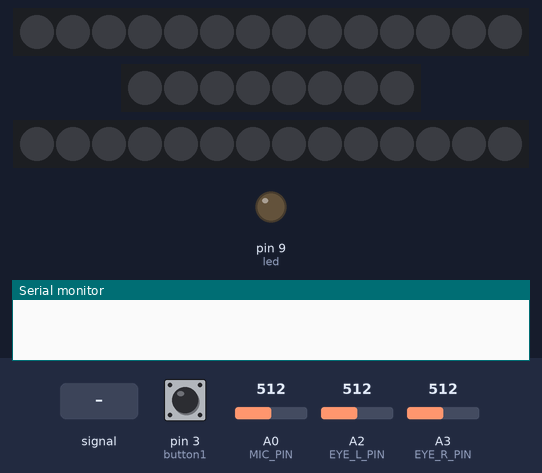
A sketch run on a simulated Arduino Uno, built with avr-gcc and run on an emulated ATmega328P. On the bench: 2 × 14 RGB LEDs in strip order, left to right, 8 RGB LEDs in strip order, left to right, output pins drawn as LEDs (lit = HIGH), the last lines printed to the serial monitor. Inputs (shaded band) come from the test bench; at power-on: pin 3 (button1) HIGH, A2 (EYE_L_PIN) = 512, A0 (MIC_PIN) = 512, A3 (EYE_R_PIN) = 512. Dim RGB values are drawn brighter than linear; random numbers use the default seed unless the sketch sets one.

Above: at 1.2 s.
1.3 s: pin 3 (button1) pulled LOW for 0.15 s
2.0 s: A0 (MIC_PIN) fed a 200 Hz sine of ±255 counts around its level
At 2.31 s:
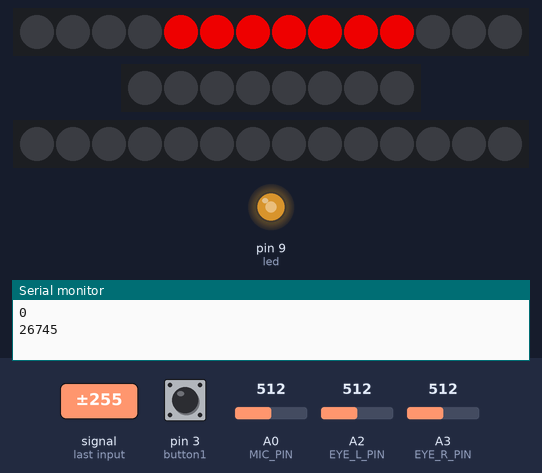
4.5 s: A2 (EYE_L_PIN) set to 553
7.5 s: A2 (EYE_L_PIN) set to 577
At 7.94 s:
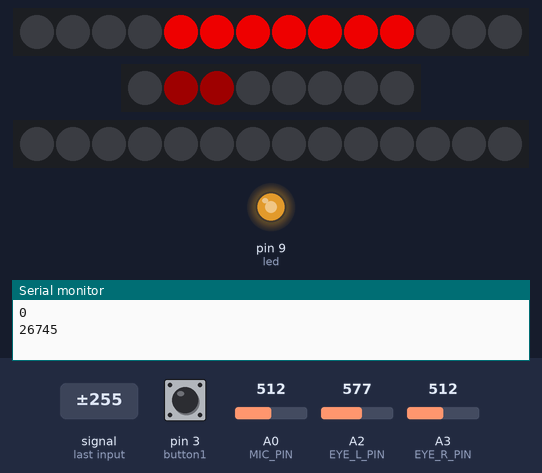
9.6 s: A0 (MIC_PIN) set to 716
At 10.88 s:
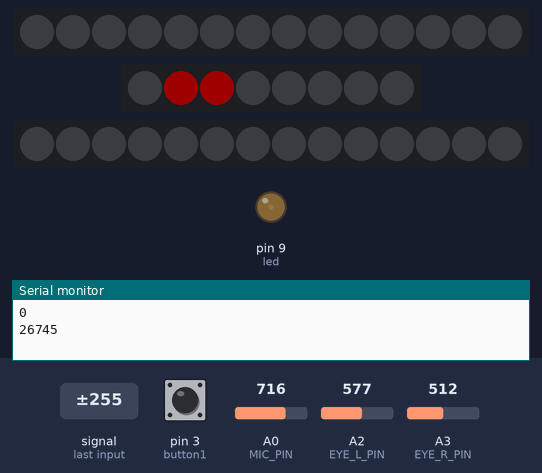
11.8 s: pin 3 (button1) pulled LOW for 0.15 s
At 12.41 s:
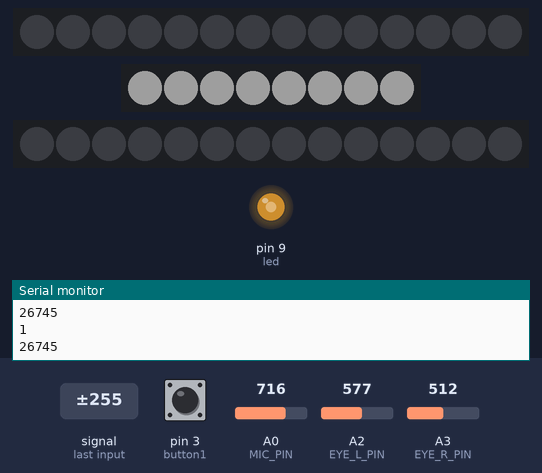
Timing chart, 0 to 13.5 s (numbered marks = the images above; inputs shaded):
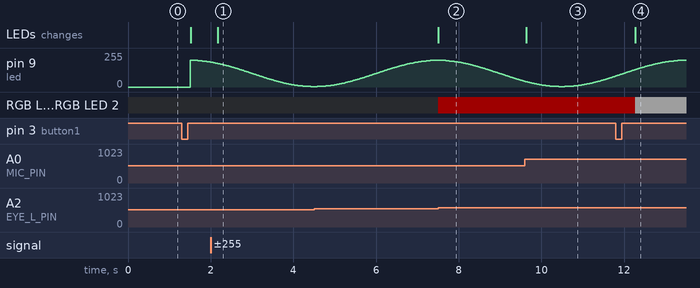

The sketch:

Dafthelm_final.ino
```cpp
//librarys
#include <Adafruit_NeoPixel.h>
#include <FastLED.h>
#include <QTRSensors.h>
#include <OneButton.h>

//inputs
const int led = 9;
#define DATA_PIN_MOUTH   5
#define DATA_PIN_EYES   6

#define EYE_L_PIN A2
#define EYE_R_PIN A3
OneButton button1(3, true);
#define MIC_PIN A0

//LEDstrip
#define NUM_LEDS_EYES 8           // number of LEDs in eye-strip
#define NUM_LEDS_MOUTH 14         // number of LEDs in mouth-strip
#define LED_TYPE    WS2811
#define COLOR_ORDER GRB
CRGB ledsEyes[NUM_LEDS_EYES];
CRGB ledsMouth[NUM_LEDS_MOUTH];
int brightness = 30;
uint8_t gHue = 0;
Adafruit_NeoPixel strip = Adafruit_NeoPixel(NUM_LEDS_MOUTH, DATA_PIN_MOUTH, NEO_GRB + NEO_KHZ800);

//Button & Sensor
int btnCount = 3;   //20 for testing
QTRSensors qtr;
const uint8_t SensorCount = 2;
uint16_t sensorValues[SensorCount];

//VU Variables
#define SAMPLE_WINDOW   5  // Sample window for average level
#define PEAK_HANG 24 //Time of pause before peak dot falls
#define PEAK_FALL 4 //Rate of falling peak dot
#define INPUT_FLOOR 250 //Lower range of analogRead input
#define INPUT_CEILING 900 //Max range of analogRead input, the lower the value the more sensitive (1023 = max)
#define SAMPLES   60  // Length of buffer for dynamic level adjustment
byte peak = 16;      // Peak level of column; used for falling dots
unsigned int sample;

byte dotCount = 0;  //Frame counter for peak dot
byte dotHangCount = 0; //Frame counter for holding peak dot

//Eye-"Matrix"
///L/////R///
//0123//4567//
int eyeOpen[] = {1, 2, 5, 6};
int eyeToLeft[4] = {0, 1, 4, 5};
int eyeToRight[4] = {2, 3, 6, 7};
int eyeLeft[2] = {0, 4};
int eyeRight[2] = {3, 7};
int blinkLeft[2] = {6, 5};
int blinkRight[2] = {1, 2};
int eyeMotion[7][4] =
{{0, 4, 4, 4}, {0, 1, 4, 5}, {1, 2, 5, 6}, {2, 3, 6, 7}, {3, 7, 7, 7}};

int sensorL, initL;
int sensorR, initR;
int span = 0;
int mappedSpan;


///////////////////setup///////////////////////////////////////
void setup() {

  Serial.begin(9600);
  pinMode (led, OUTPUT);

  //LEDs
  FastLED.addLeds<NEOPIXEL, DATA_PIN_EYES>(ledsEyes, 0, NUM_LEDS_EYES);
  FastLED.addLeds<NEOPIXEL, DATA_PIN_MOUTH>(ledsMouth, 0, NUM_LEDS_MOUTH);
  FastLED.setBrightness(brightness);
  strip.begin();
  strip.show(); // all pixels to 'off'

  //eye-sensor
  qtr.setTypeAnalog();
  qtr.setSensorPins((const uint8_t[]) {
    EYE_L_PIN, EYE_R_PIN
  }, SensorCount);
  initL = sensorValues[0];
  initR = sensorValues[1];

  //button init
  button1.attachClick(click1);
  button1.attachDuringLongPress(longPress1);
}


////////////////////loop//////////////////////////////////////
void loop() {
  button1.tick();
  switch (btnCount) {
    case 0:
      vu();
      earFade();
      eyeLed();
      FastLED.show();
      FastLED.clear();
      break;

    case 1:
            earFade();
flashlight();

      FastLED.show();
      FastLED.clear();
      break;

    case 2:
            earFade();
//      juggle();
      kitt();
      FastLED.show();
      break;


    //for tests
    case 20:
      Serial.println(span);
      delay(40);
      //      Serial.print("left Eye: ");
      //      Serial.print(sensorL);
      //      Serial.print("  ");
      //      Serial.print("right Eye: ");
      //      Serial.print(sensorR);
      //      Serial.print("MIC out: ");
      //      Serial.print(peakToPeak);
      //      Serial.println("  ");
      break;
  }
}
```

_functions.ino
```cpp
/////////////////////////////////////////////// button functions ////////////////////
void click1() {
  btnCount++;
  if (btnCount >= 3) {
    btnCount = 0;
  }
  Serial.println(btnCount);
  Serial.println('why');
}


void longPress1() {
//    Serial.print("left: ");
//    Serial.print(sensorL );
//    Serial.print("  ");
//    Serial.print("right: ");
//    Serial.print(sensorR);
//    Serial.print("  ");
  rainbowWithGlitter();
  FastLED.show();
      FastLED.clear();

}


////////////////////////////////////////////////// ear LEDs ////////////////////////////
void earFade() {
  int fade = beatsin16( 10, 3, 200 );
  analogWrite(led, fade);

}

////////////////////////////////////////////////// eye effect///////////////////////
void eyeLed() {

  qtr.read(sensorValues);
  sensorR = sensorValues[0];
  sensorL = sensorValues[1];
  button1.tick();

  span = sensorR - sensorL;
  mappedSpan = constrain(map(span, -85, -5, 0, 4), 0, 4);

  unsigned long startMillis = millis();

  while (millis() - startMillis < SAMPLE_WINDOW) {
    if (span < -170) {
      initializeEye(blinkLeft, 2);
    }
    else if (span > 50) {
      initializeEye(blinkRight, 2);
    }
    else if (sensorR < 800 && sensorL < 800) {
      FastLED.clear();
    }
    else if (span > 15 && span < 35) {
      initializeEye(eyeOpen, 4);
    }
    else {
      initializeEye(eyeMotion[mappedSpan], 4);
    }
  }
}

void initializeEye(int arr[], int arrLength) {
  for (int i = 0; i < arrLength; i++) {
    ledsEyes[arr[i]] = CRGB::Red;
  }
}

void flashlight() {
  for (int i = 0; i < NUM_LEDS_EYES; i++) {
    ledsEyes[i] = CRGB::White;
  }
}

void juggle() {
  // eight colored dots, weaving in and out of sync with each other
  fadeToBlackBy( ledsEyes, NUM_LEDS_EYES, 20);
  byte dothue = 0;
  for( int i = 0; i < 8; i++) {
    ledsEyes[beatsin16( i+7, 0, NUM_LEDS_EYES-1 )] |= CHSV(dothue, 200, 255);
    dothue += 32;
  }
}

////////////////////////////////////////////////// mouth effects////////////////////
void rainbow() {
  EVERY_N_MILLISECONDS( 20 ) {
    gHue++;
  }
  fill_rainbow( ledsMouth, NUM_LEDS_MOUTH, gHue, 12 );
}

void rainbowWithGlitter()
{
  // built-in FastLED rainbow, plus some random sparkly glitter
  rainbow();
  addGlitter(80);
}

void addGlitter( fract8 chanceOfGlitter)
{
  if ( random8() < chanceOfGlitter) {
    ledsMouth[ random16(NUM_LEDS_MOUTH) ] += CRGB::White;
  }
}

void kitt() {
//  fadeToBlackBy( ledsEyes, NUM_LEDS_EYES, 1);
  fadeToBlackBy( ledsMouth, NUM_LEDS_MOUTH, 8);

//  int posE = beatsin16( 20, 0, NUM_LEDS_EYES - 1);
  int posM = beatsin16( 20, 0, NUM_LEDS_MOUTH - 1);

//  ledsEyes[posE] = CRGB(0, 255, 0);
  ledsMouth[posM] = CRGB(255, 0, 0);
}

//////////////////////////////////////////////////// VU /////////////////////////////
void vu()
{
  unsigned long startMillis = millis(); // Start of sample window
  float peakToPeak = 0;   // peak-to-peak level

  unsigned int signalMax = 0;
  unsigned int signalMin = 1023;
  unsigned int c, y;


  // collect data for length of sample window (in mS)
  while (millis() - startMillis < SAMPLE_WINDOW)
  {
    sample = analogRead(MIC_PIN);
    if (sample < 1024)  // toss out spurious readings
    {
      if (sample > signalMax)
      {
        signalMax = sample;  // save just the max levels
      }
      else if (sample < signalMin)
      {
        signalMin = sample;  // save just the min levels
      }
    }
  }
  peakToPeak = signalMax - signalMin;  // max - min = peak-peak amplitude

//   Serial.println(peakToPeak);


  ///////////////////////////set strip color
  for (int i = 0; i <= NUM_LEDS_MOUTH - 1; i++) {
    //    strip.setPixelColor(i, Wheel(map(i, 0, NUM_LEDS - 1, 30, 150))); //rainbow gradient
    strip.setPixelColor(i, 200, 0, 0); //red
  }


  /////////////////////////Scale the input logarithmically instead of linearly
  c = fscale(INPUT_FLOOR, INPUT_CEILING, NUM_LEDS_MOUTH, 0, peakToPeak, 2);

  if (c < peak) {
    peak = c;        // Keep dot on top
    dotHangCount = 0;    // make the dot hang before falling
  }
  if (c <= NUM_LEDS_MOUTH) { // Fill partial column with off pixels
    //    drawLine(NUM_LEDS, NUM_LEDS - c, strip.Color(0, 0, 0)); <-orginal
    drawLine(NUM_LEDS_MOUTH, NUM_LEDS_MOUTH - c / 2, strip.Color(0, 0, 0));
    drawLineReverse(0, 0 + c / 2 , strip.Color(0, 0, 0));
  }

  ///////////////////////////// Set peak dot to match the color
  //  y = NUM_LEDS - peak;
  //  strip.setPixelColor(y - 1, Wheel(map(y, 0, NUM_LEDS - 1, 30, 150)));

  strip.show();

  // Frame based peak dot animation
  if (dotHangCount > PEAK_HANG) { //Peak pause length
    if (++dotCount >= PEAK_FALL) { //Fall rate
      peak++;
      dotCount = 0;
    }
  }
  else {
    dotHangCount++;
  }
}

//Used to draw a line between two points of a given color
void drawLine(uint8_t from, uint8_t to, uint32_t c) {
  uint8_t fromTemp;
  if (from > to) {
    fromTemp = from;
    from = to;
    to = fromTemp;
  }
  for (int i = from; i <= to; i++) {
    strip.setPixelColor(i, c);
  }
}
void drawLineReverse(uint8_t from, uint8_t to, uint32_t c) {
  uint8_t fromTemp;
  if (from < to) {
    fromTemp = from;
    from = to;
    to = fromTemp;
  }
  for (int i = from; i >= to; i--) {
    strip.setPixelColor(i, c);
  }
}

float fscale( float originalMin, float originalMax, float newBegin, float
              newEnd, float inputValue, float curve) {

  float OriginalRange = 0;
  float NewRange = 0;
  float zeroRefCurVal = 0;
  float normalizedCurVal = 0;
  float rangedValue = 0;
  boolean invFlag = 0;


  // condition curve parameter
  // limit range

  if (curve > 10) curve = 10;
  if (curve < -10) curve = -10;

  curve = (curve * -.1) ; // - invert and scale - this seems more intuitive - postive numbers give more weight to high end on output
  curve = pow(10, curve); // convert linear scale into lograthimic exponent for other pow function

  /*
    Serial.println(curve * 100, DEC);   // multply by 100 to preserve resolution
    Serial.println();
  */

  // Check for out of range inputValues
  if (inputValue < originalMin) {
    inputValue = originalMin;
  }
  if (inputValue > originalMax) {
    inputValue = originalMax;
  }

  // Zero Refference the values
  OriginalRange = originalMax - originalMin;

  if (newEnd > newBegin) {
    NewRange = newEnd - newBegin;
  }
  else
  {
    NewRange = newBegin - newEnd;
    invFlag = 1;
  }

  zeroRefCurVal = inputValue - originalMin;
  normalizedCurVal  =  zeroRefCurVal / OriginalRange;   // normalize to 0 - 1 float

  // Check for originalMin > originalMax  - the math for all other cases i.e. negative numbers seems to work out fine
  if (originalMin > originalMax ) {
    return 0;
  }

  if (invFlag == 0) {
    rangedValue =  (pow(normalizedCurVal, curve) * NewRange) + newBegin;

  }
  else     // invert the ranges
  {
    rangedValue =  newBegin - (pow(normalizedCurVal, curve) * NewRange);
  }

  return rangedValue;
}


// Input a value 0 to 255 to get a color value.
// The colours are a transition r - g - b - back to r.
uint32_t Wheel(byte WheelPos) {
  if (WheelPos < 85) {
    return strip.Color(WheelPos * 3, 255 - WheelPos * 3, 0);
  }
  else if (WheelPos < 170) {
    WheelPos -= 85;
    return strip.Color(255 - WheelPos * 3, 0, WheelPos * 3);
  }
  else {
    WheelPos -= 170;
    return strip.Color(0, WheelPos * 3, 255 - WheelPos * 3);
  }
}
```

Measured:
- the behaviour switches between 562 and 563 on A2 (EYE_L_PIN) (found by bisection; images 1 and 2)
- after the input at 2.0 s, the LEDs: change after 0.17 s (image 1)
- after the input at 7.5 s, RGB LED 1, RGB LED 2: off → RGB(30, 0, 0) at once; the LEDs: change at once (image 2)
- after the input at 9.6 s, the LEDs: change at once (image 3)
- after the input at 11.8 s, RGB LED 1, RGB LED 2: RGB(30, 0, 0) → RGB(30, 30, 30) after 0.47 s; the LEDs: change after 0.47 s (image 4)
